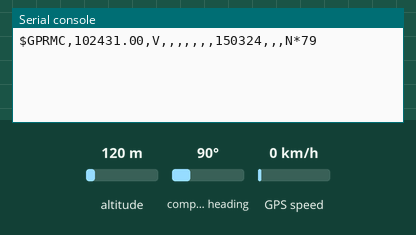
This program was run on a simulated ESP32 board running MicroPython. On the bench: the last lines printed to the serial console. Inputs (shaded band) come from the test bench; at power-on: altitude 120 m, compass heading 90°, GPS speed 0 km/h. The GPS gets a fix after 3 s at 37.7749, -122.4194 with 8 satellites; threads take turns every 2 ms.

Above: at 1.2 s.
1.3 s: altitude set to 20 m
At 2.7 s:
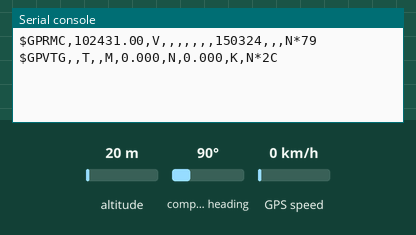
4.5 s: compass heading set to 7°
At 5.8 s:
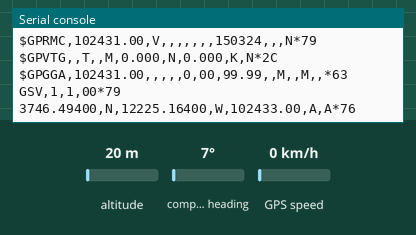
7.5 s: GPS speed set to 30 km/h
At 10.8 s:
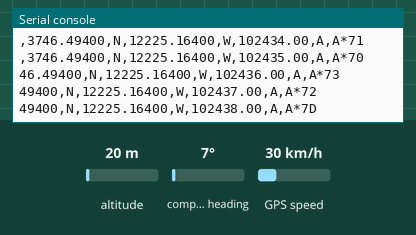
Timing chart, 0 to 12.3 s (numbered marks = the images above; inputs shaded):
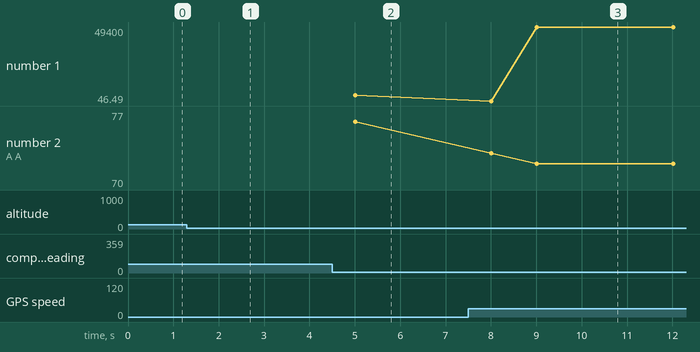

Measured:
- after the input at 4.5 s, the serial console: prints a new line after 0.51 s (image 2)
- after the input at 7.5 s, the serial console: prints a new line after 0.51 s (image 3)
- plotted number 1: 3746.49 → 49400 after the input at 7.5 s

The program:

main_gps_mini_threaded.py
```python
# GPS program
from machine import UART
from gps_bare_minimum import GPS_Minimum
import _thread
import time

#########################################################################
# CONFIGURATION
gps_port = 2                               # ESP32 UART port, Educaboard ESP32 default UART port
gps_speed = 9600                           # UART speed, defauls u-blox speed
#########################################################################
# OBJECTS
uart = UART(gps_port, gps_speed)           # UART object creation
gps = GPS_Minimum(uart)                    # GPS object creation
#########################################################################
# PROGRAM

# Dictionary til at opbevare GPS data så det nemt kan tilgås
# Ved at anvende denne undgår man et delay i programmet
# når der ventes på at GPS data kommer over UART
gps_data = {
    "UTC YYYY-MM-DD": 0,
    "UTC HH:MM:SS": 0,
    "longitude" : -999,
    "latitude": -999,
    "validity": "V",
    "speed": 0,
    "course:": 0.0,
    "adafruit format": 0
    }

def gps_tread():
    while True:
        if gps.receive_nmea_data(True):
            gps_data["UTC YYYY-MM-DD"] = "%04d-%02d-%02d" % (gps.get_utc_year(), gps.get_utc_month(), gps.get_utc_day())
            gps_data["UTC HH:MM:SS"] = "%02d-%02d-%02d" % (gps.get_utc_hours(), gps.get_utc_minutes(), gps.get_utc_seconds())
            gps_data["latitude"] = "%.8f" % gps.get_latitude()
            gps_data["longitude"] = "%.8f" % gps.get_longitude()
            gps_data["validity"] = "%s" % gps.get_validity()
            gps_data["speed"] = "%.1f" % gps.get_speed()
            gps_data["course"] = "%.1f" % gps.get_course()
            # adafruit format: speed,lat,lon,alt
            # example: 0.057412,55.69593,12.54784,22.4
            # altitude is fixed to 0.0 as it is not included in the $GPRMC frame
            adafruit_format = str(gps.get_speed())+","+str(gps.get_latitude())+","+str(gps.get_longitude())+","+"0.0"
            gps_data["adafruit format"] = adafruit_format

        time.sleep(1)

_thread.start_new_thread(gps_tread, ()) # starter funktionen som en thread
```

gps_bare_minimum.py
```python
# A simple GPS library parsing $GPRMC
# Developed on u-blox NEO-7M, milliseconds are not parsed

class GPS_Minimum:
    __nmea_buffer = ""                       # NMEA receive buffer
    __utc_year = 0                           # UTC
    __utc_month = 0
    __utcDay = 0
    __utc_hours = 0
    __utc_minutes = 0
    __utc_seconds = 0
    __latitude = -999.0                     # Decimal degrees
    __longitude = -999.0                    # Decimal degrees
    __validity = "V"                        # Void
    __speed = 0
    __course = 0.0

    def __init__(self, uart, all_nmea = False):
        self.uart = uart
        self.all_nmea = all_nmea

        # Enable relevant and wanted NMEA frames
        # more infom about $GPRMC https://aprs.gids.nl/nmea/#rmc
        uart.write("$PUBX,40,RMC,1,1,1,0*46\n") # Make sure the $GPRMC are always enabled
        # Disable all but the $GPRMC frames
        uart.write("$PUBX,40,GGA,0,0,0,0*5A\n")
        uart.write("$PUBX,40,ZDA,0,0,0,0*44\n")
        uart.write("$PUBX,40,GLL,0,0,0,0*5C\n")
        uart.write("$PUBX,40,GRS,0,0,0,0*5D\n")
        uart.write("$PUBX,40,GSA,0,0,0,0*4E\n")
        uart.write("$PUBX,40,GST,0,0,0,0*5B\n")
        uart.write("$PUBX,40,GSV,0,0,0,0*59\n")
        uart.write("$PUBX,40,VTG,0,0,0,0*5E\n")

    def __parse_nmea_frame(self, string):   # Change to parse all relevant frames: http://aprs.gids.nl/nmea/, no checksum validation

        sub_frame = string.split(',')        # Split the NMEA frame into parts

        if len(sub_frame[0]) < 6:            # No real data received
            return

        # Parse $GPRMC
        elif sub_frame[0] == "$GPRMC":       # $GPRMC,081836.00,A,3751.65,S,14507.36,E,000.0,360.0,130998,011.3,E*62
            # UTC hours, minutes and seconds
            if len(sub_frame[1]) > 5:
                self.__utc_hours = int(sub_frame[1][0:2])
                self.__utc_minutes = int(sub_frame[1][2:4])
                self.__utc_seconds = int(sub_frame[1][4:6])

            # Validity
            if len(sub_frame[2]) > 0:
                self.__validity = sub_frame[2]

            # Latitude
            if len(sub_frame[3]) > 0:
                laf = float(sub_frame[3])
                lai = int(laf / 100)
                lad = (laf - lai * 100) / 60.0  # Convert to decimal degrees
                self.__latitude = lai + lad
                if sub_frame[4] == "S":
                    self.__latitude = -latitude

            # Longitude
            if len(sub_frame[5]) > 0:
                lof = float(sub_frame[5])
                loi = int(lof / 100)
                lod = (lof - loi * 100) / 60.0  # Convert to decimal degrees
                self.__longitude = loi + lod
                if sub_frame[6] == "W":
                    self.__longitude = -longitude

            # Speed, km/t
            if len(sub_frame[7]) > 0:
                self.__speed = float(sub_frame[7]) * 1.852

            # Course, °
            if len(sub_frame[8]) > 0:
                print(sub_frame[8])
                self.__course = float(sub_frame[8])

            # UTC year, month, day
            if len(sub_frame[9]) > 5:
                self.__utcDay = int(sub_frame[9][0:2])
                self.__utc_month = int(sub_frame[9][2:4])
                self.__utc_year = 2000 + int(sub_frame[9][4:6])

    def get_utc_year(self):
        return self.__utc_year

    def get_utc_month(self):
        return self.__utc_month

    def get_utc_day(self):
        return self.__utcDay

    def get_utc_hours(self):
        return self.__utc_hours

    def get_utc_minutes(self):
        return self.__utc_minutes

    def get_utc_seconds(self):
        return self.__utc_seconds

    def get_latitude(self):
        return self.__latitude

    def get_longitude(self):
        return self.__longitude

    def get_validity(self):
        return self.__validity

    def get_speed(self):
        return self.__speed

    def get_course(self):
        return self.__course

    def get_frames_received(self):
        return self.__frames_received

    def clear_frames_received(self):
        self.__frames_received = 0

    def write(self, string):
        self.uart.write(string, end = '')
        return

    # The receiver funtion, call at least once per second
    def receive_nmea_data(self, echo = False):           # Returns true if data was parsed, otherwise false
        self.__nmea_buffer

        if self.uart.any() > 0:
            string = self.uart.readline()                # Collect incoming chars
            try:
                self.__nmea_buffer += string.decode("utf-8")  # UART returns bytes. They have to be conv. to chars/a string

                if "\n" in self.__nmea_buffer:
                    self.__parse_nmea_frame(self.__nmea_buffer)
                    if echo:
                        print(self.__nmea_buffer, end = '')   # Echo the received frame
                    self.__nmea_buffer = ""

                    return True
            except ValueError as e:
                print(f"Failed to parse NMEA sentence with error: {e}")
                return False
            except:
                print("An error hapened while parsing NMEA sentence")
                return False

        return False

# EOF ##################################################################
```
